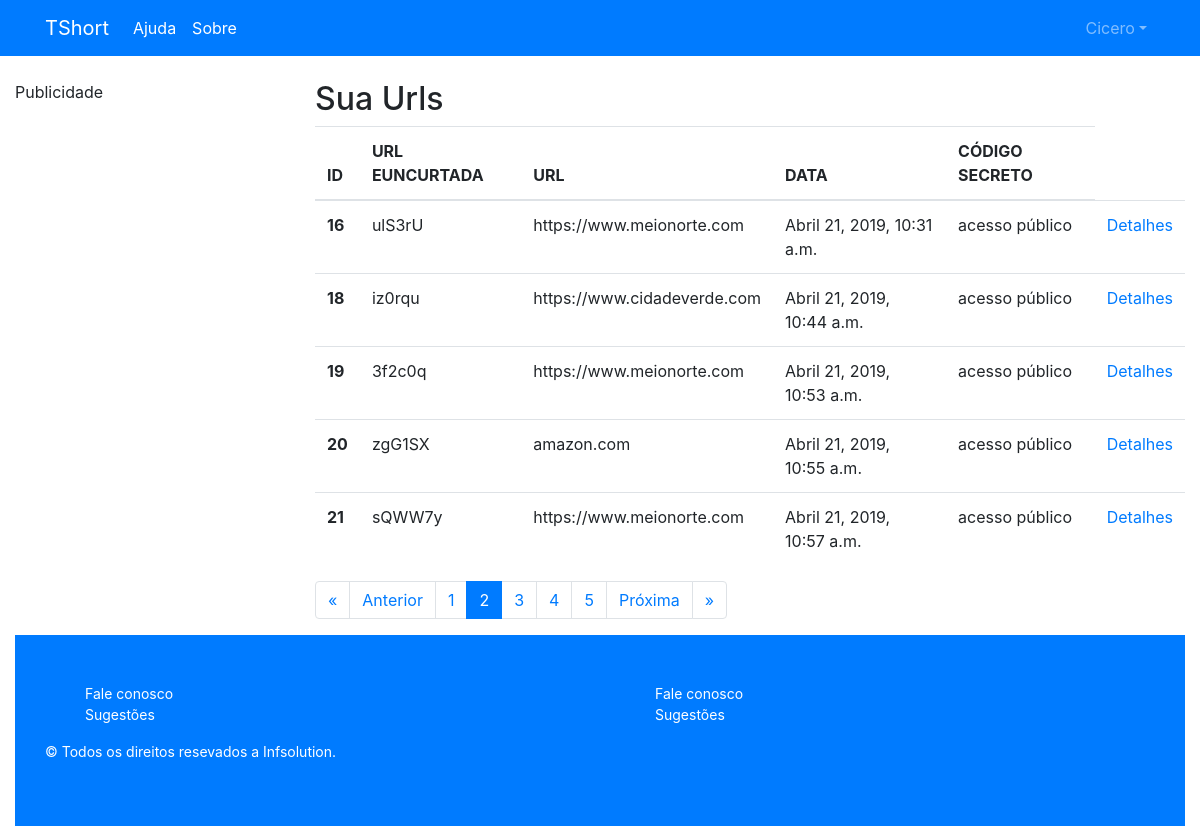
/report/?page=2 (signed in), run on the app's committed database.
### app/models.py (models this page shows, shortened)
class Perfil(models.Model):
	name = models.CharField(max_length=255, default='')
	user = models.OneToOneField(User, related_name='user', on_delete=models.CASCADE)
	email_validated = models.BooleanField(default=False)
	created_at = models.DateField(auto_now_add=True)
	contatos = models.ManyToManyField('Perfil')

class Shortened(models.Model):
	perfil = models.ForeignKey(Perfil, related_name='shorteneds', on_delete=models.CASCADE, null=True)
	url = models.CharField(max_length=1024)
	url_shortened = models.CharField(max_length=256, null=True, unique=True)
	created_at = models.DateTimeField(auto_now_add=True)
	expiring_date = models.DateTimeField(auto_now_add=False, null=True)
	code = models.CharField(max_length=12, null=True, unique=True)
	private_code = models.CharField(max_length=12, null=True)
	preview = models.BooleanField(default=False)
	preview_message = models.TextField(null=True)

### app/views.py (the view)
# urls.py: path('report/', views.shotened_report, name='report'),
@login_required
def shotened_report(request):
	ITEMS_PER_PAGE = 5
	perfil_logado = get_perfil_logado(request)
	shorteneds = Shortened.objects.filter(perfil=perfil_logado)
	paginator = Paginator(shorteneds, ITEMS_PER_PAGE)
	page = request.GET.get('page',1)
	try:
		short_page = paginator.get_page(page)
	except InvalidPage:
		short_page = paginator.get_page(1)
	return render(request, 'app/report.html',{"shorteneds":short_page,"perfil_logado":perfil_logado})

### app/views.py (called while the page is built)
def get_perfil_logado(request):
	try:
		perfil = Perfil.objects.get(user=request.user)
	except Exception as e:
		return None
	return perfil

### app/templates/app/report.html
{% extends 'app/base.html' %}
{% load i18n %}
{% block body %}
<h2>{% trans "Sua Urls" %}</h2>
<table class="table table-hover table-responsive">
	<thead>
		<tr>
			<th scope="col">{% trans "ID"%}</th>
			<th scope="col">{% trans "URL EUNCURTADA"%}</th>
			<th scope="col">{% trans "URL"%}</th>
			<th scope="col">{% trans "DATA"%}</th>
			<th scope="col">{% trans "CÓDIGO SECRETO"%}</th>
		</tr>
	</thead>
	<tbody>
		{% if shorteneds %}
			{% for shortened in  shorteneds%}
			<tr>
			<th scope="row">{{shortened.id}}</th>
			<td>{{ shortened.url_shortened }}</td>
			<td>{{shortened.url}}</td>
			<td>{{shortened.created_at}}</td>
			{% if shortened.private_code == None %}
			<td>{% trans "acesso público" %}</td>
			{% else %}
			<td>{{shortened.private_code}}</td>
			{% endif %}
			<td><a href="{% url 'detail' shortened.id %}">Detalhes</a></td>
			</tr>
			{% endfor %}
		{% endif %}
</tbody>
</table>
<nav aria-label="...">
	<ul class="pagination">
	  {% if shorteneds.has_previous %}
	   <li class="page-item">
		<a class="page-link" href="?page=1" tabindex="-1">&laquo;</a>
	  </li>
	  <li class="page-item">
		<a class="page-link" href="?page={{ shorteneds.previous_page_number }}" tabindex="-1">Anterior</a>
	  </li>
	  {% endif %}
	  {% for page in  shorteneds.paginator.page_range %}
	  <li class="page-item active">
		{% if shorteneds.number == page %}
		<span class="page-link">{{shorteneds.number}}<span class="sr-only">(current)</span></span>
		{% else %}
		<li class="page-item">
		<a class="page-link" href="?page={{ page }}">{{ page }}</a>
		{% endif %}
	  </li>
	  {% endfor %}
		{% if shorteneds.has_next %}
	  <li class="page-item">
		<a class="page-link" href="?page={{ shorteneds.next_page_number }}">Próxima</a>
	  </li>
	  <li class="page-item">
		<a class="page-link" href="?page={{ shorteneds.paginator.num_pages }}"> &raquo;</a>
	  </li>
	  {% endif %}
	</ul>
</nav>
{% endblock %}

### app/templates/app/base.html (shortened to what this page needs)
<!DOCTYPE html>
<html>
{% load i18n %}
{% load static %}
<head>
	<link rel="stylesheet" href="{% static 'bootstrap/css/bootstrap.min.css' %}">
  <link rel="stylesheet" href="{% static 'fontawesome/css/fontawesome-all.min.css' %}">
</head>
<body style="margin-top: 5em;">
<div class="container-fluid">
	<header>
		<nav class="navbar navbar-expand-lg navbar-dark bg-primary fixed-top">
			<div class="container">
				<a class="navbar-brand" href="{% url 'index' %}">TShort</a>
				<div class="collapse navbar-collapse" id="navbarTogglerDemo01">
					<ul class="navbar-nav mr-auto mt-2 mt-lg-0">
						<li class="nav-item active">
							<a class="nav-link" href="{% url 'help' %}">Ajuda</a>
						</li>
						<li class="nav-item active">
							<a class="nav-link" href="{% url 'about' %}">Sobre</a>
						</li>
					</ul>
					<ul class="navbar-nav ml-auto mt-2 mt-lg-0">
						{% if perfil_logado.name %}
						<li class="nav-item dropdown">
							<a class="nav-link dropdown-toggle" data-toggle="dropdown" href="#" role="button" aria-haspopup="true" aria-expanded="false">{{ perfil_logado.name }}</a>
						</li>
						{% else %}
							<li class="nav-item active">
								<a class="nav-link" href="{% url 'login' %}">Login</a>
							</li>
						{% endif %}
					</ul>
				</div>
			</div>
		</nav>
	</header>
	<section class="row" >
	<nav class="col-md-3">
				Publicidade
		</nav>
	<article class="col-md-9">
		{% block body %}
		{% endblock %}
	</article>
	</section>
	<div class="row">
		<footer class="col-md-12">
			<div class="footer-main bg-primary py-5 small">
			 	<div class="container">
			 		<div class="row">
			 		<div class="col-md-6">
			 			<ul style="list-style: none">
			 				<li><a href="" class="text-white">{% trans "Fale conosco" %}</a></li>
			 				<li><a href="" class="text-white">{% trans "Sugestões" %}</a></li>
			 			</ul>
			 			<p class="text-white"> &copy; {% trans "Todos os direitos resevados a Infsolution." %}</p>
			 		</div>
			 		<div class="col-md-6">
			 			<ul style="list-style: none">
			 				<li><a href="" class="text-white">{% trans "Fale conosco" %}</a></li>
			 				<li><a href="" class="text-white">{% trans "Sugestões" %}</a></li>
			 			</ul>
			 		</div>
			 	</div>
				</div>
			</div>
		</footer>
	</div>
</div>
</body>
</html>
        {% get_current_language as LANGUAGE_CODE %}
        {% get_available_languages as LANGUAGES %}
        {% get_language_info_list for LANGUAGES as languages %}

### data on the page
Perfil: name "Cicero"
Shortened: id "16", url_shortened "ulS3rU", url "https://www.meionorte.com", created_at "Abril 21, 2019, 10:31 a.m."
Shortened: id "18", url_shortened "iz0rqu", url "https://www.cidadeverde.com", created_at "Abril 21, 2019, 10:44 a.m."
Shortened: id "19", url_shortened "3f2c0q", url "https://www.meionorte.com", created_at "Abril 21, 2019, 10:53 a.m."
Shortened: id "20", url_shortened "zgG1SX", url "amazon.com", created_at "Abril 21, 2019, 10:55 a.m."
Shortened: id "21", url_shortened "sQWW7y", url "https://www.meionorte.com", created_at "Abril 21, 2019, 10:57 a.m."

### other printed values
{{ page }} "1" "3" "4" "5"
{{ shorteneds.number }} "2"
